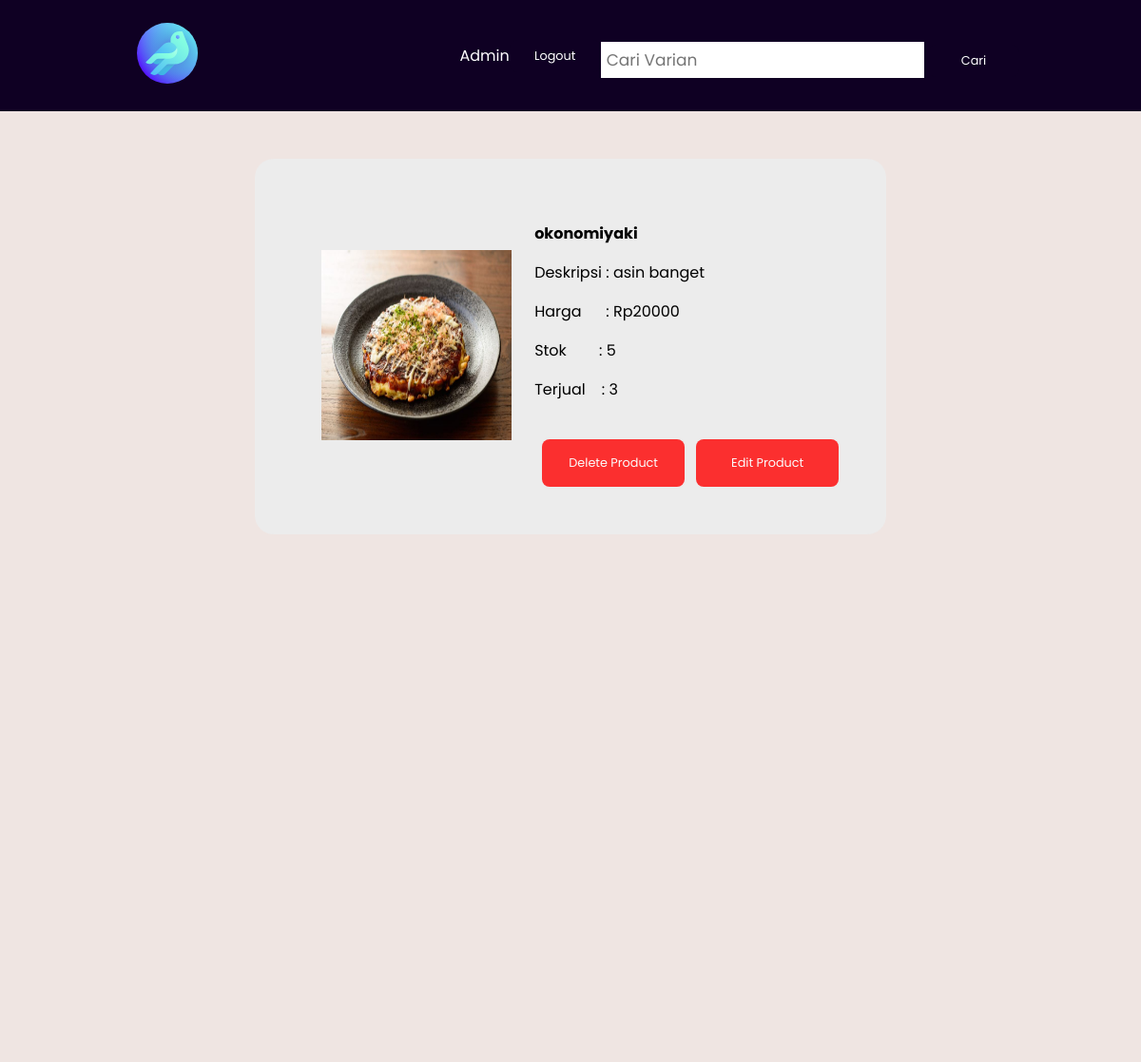
/product.php?id=okonomiyaki (signed in), run on the app's committed database.
### tables this page shows
CREATE TABLE Produk(nama CHAR (50) PRIMARY KEY NOT NULL, deskripsi TEXT NOT NULL, harga INT NOT NULL, stok INT NOT NULL, gambar TEXT NOT NULL, nama_terjual CHAR (50) NOT NULL, CONSTRAINT fk_penjualan FOREIGN KEY (nama_terjual) REFERENCES Penjualan(nama) ON DELETE CASCADE);

CREATE TABLE Penjualan (nama CHAR(50) PRIMARY KEY NOT NULL, terjual INT NOT NULL);

### product.php (the view, shortened to what this page needs)
<?php
    require_once "db.php";
    if (isset($_GET['id'])) {
        $id = $_GET['id'];
        $produk = $connection->query("SELECT * FROM Produk, Penjualan WHERE Produk.nama = Penjualan.nama AND
        Produk.nama='$id'");
        while($row=$produk->fetch(PDO::FETCH_ASSOC)){
            $product_name = $row["nama"];
            $price = $row["harga"];
            $description = $row["deskripsi"];
            $stock = $row["stok"];
            $image = $row["gambar"];
            $sold = $row['terjual'];
        }
}
?>
<!DOCTYPE html>
    <head>
        <link href="css/product.css" rel="stylesheet" type="text/css">
    </head>
    <body>
        <?php require_once 'navbar.php';?>
        <div class="container-detail-produk">
                <div class="layoutContentHal">
                <?php
                    if(isset($_POST['button'])){
                ?>
                    <div>Product Has Been Delete</div>
                <?php
                        $connection->query("DELETE FROM Produk WHERE nama = '$id'");
                        $connection->query("DELETE FROM Penjualan WHERE nama = '$id'");
                        unlink("img/uploads/$image");
                    }
                    else{
                ?>
                        <div class='contentHal'>
                            <img src="img/uploads/<?php echo $image;?>" id='gambar' width='200' height='200'>
                        </div>
                        <div class='contentHal' width='200' height='200'>
                            <p id='namaProduk'><strong><?php echo $product_name;?></strong></p>
                            <p id='deskripsi'>Deskripsi : <?php echo $description;?></p>
                            <p id='harga'>Harga &nbsp&nbsp&nbsp&nbsp&nbsp: <?php echo "Rp".$price;?></p>
                            <p id='stok'>Stok &nbsp&nbsp&nbsp&nbsp&nbsp&nbsp&nbsp: <?php echo $stock;?></p>
                            <p id='terjual'>Terjual &nbsp&nbsp&nbsp: <?php echo $sold;?></p>
                        <?php
                            $username = $_COOKIE['username'];
                            $is_admin = $connection->query("SELECT count(*) FROM member WHERE username = '$username' AND is_admin = 1")->fetchColumn();
                            if ($is_admin == 1){?>
                                <button class="open-button" onclick="openDelPopUp()">Delete Product</button>
                                <button class="open-button" onclick="openEditPopUp()">Edit Product</button>
                        <?php } ?>
                        </div>
                <?php
                    }
                ?>
            </div>
        </div>
    </body>
</html>

### css/product.css (style rules this page uses)
.container-detail-produk { width: 100%; height: 1000px; display: grid; align-content: start; background-color: #EFE5E2; }
.layoutContentHal { margin: auto; margin-top: 50px; padding: 50px; text-align: center; background-color:#ECECEC; border-radius: 20px; max-width: fit-content; }
.contentHal { display: inline-block; padding-left: 20px; vertical-align: middle; text-align: left; font-family: "Comic Sans MS"; }
.open-button { margin-top: 1.5rem; margin-left: 0.5rem; background-color: red; color: white; padding: 16px 20px; border: none; cursor: pointer; opacity: 0.8; width: 150px; }

### css/navbar.css (style rules this page uses)
* { box-sizing: border-box; font-family: "Poppins", sans-serif; }
body { padding: 0; margin: 0; }
.navbar a, button { text-decoration: none; display: inline-block; width: 6rem; text-align: center; padding: 0.5rem 0; border-radius: 0.5rem; vertical-align: middle; color: white; font-size: 0.8rem; }
button { border: none; background-color: #0F0023; }

### data on the page
produk: gambar (picture), nama_terjual.nama "okonomiyaki", deskripsi "asin banget", harga "20000", stok "5", nama_terjual.terjual "3"
